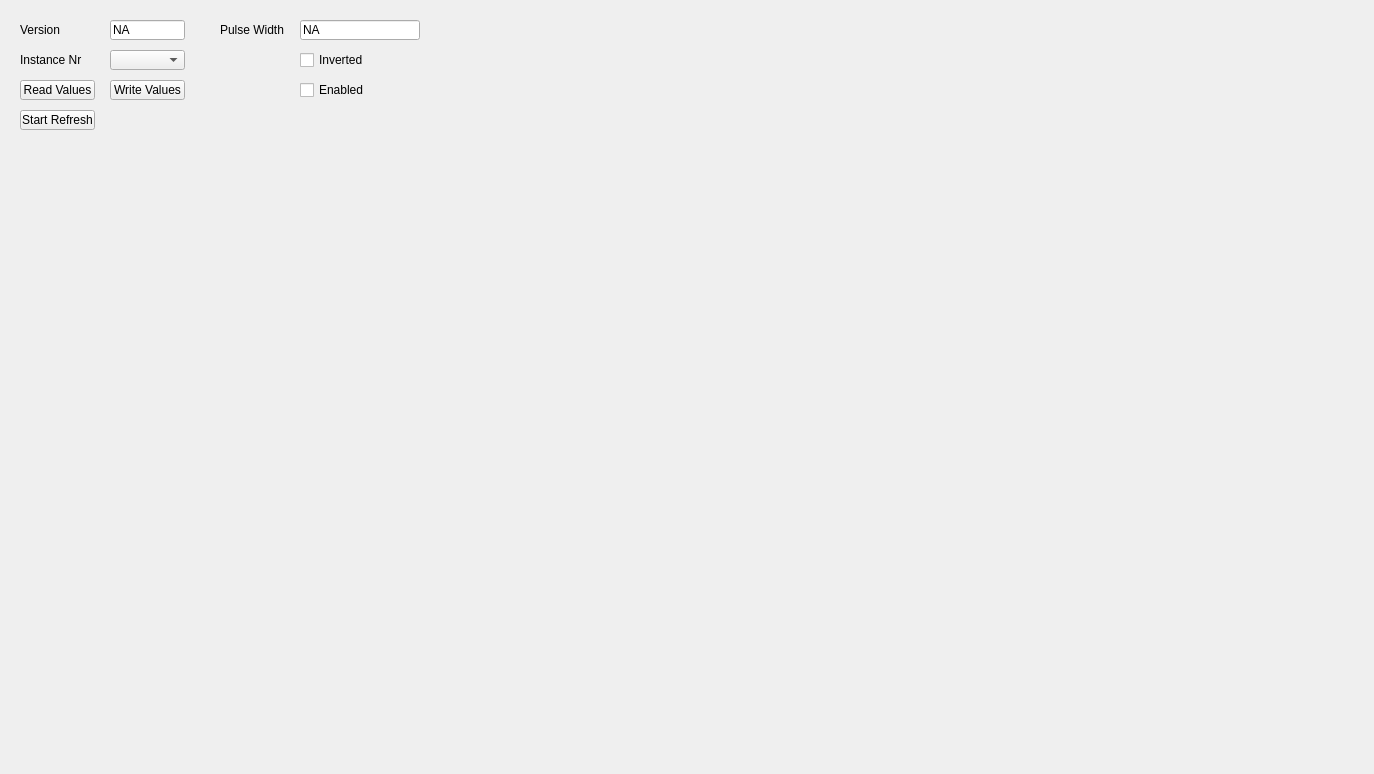
<?xml version="1.0" encoding="UTF-8"?>
<ui version="4.0">
 <class>Ucm_PpsMasterTab</class>
 <widget class="QWidget" name="Ucm_PpsMasterTab">
  <property name="geometry">
   <rect>
    <x>0</x>
    <y>0</y>
    <width>1374</width>
    <height>774</height>
   </rect>
  </property>
  <property name="windowTitle">
   <string>Form</string>
  </property>
  <widget class="QPushButton" name="PpsMasterReadValuesButton">
   <property name="geometry">
    <rect>
     <x>20</x>
     <y>80</y>
     <width>75</width>
     <height>20</height>
    </rect>
   </property>
   <property name="text">
    <string>Read Values</string>
   </property>
  </widget>
  <widget class="QLabel" name="PpsMasterInstanceLabel">
   <property name="geometry">
    <rect>
     <x>20</x>
     <y>50</y>
     <width>80</width>
     <height>20</height>
    </rect>
   </property>
   <property name="text">
    <string>Instance Nr</string>
   </property>
  </widget>
  <widget class="QPushButton" name="PpsMasterAutoRefreshButton">
   <property name="geometry">
    <rect>
     <x>20</x>
     <y>110</y>
     <width>75</width>
     <height>20</height>
    </rect>
   </property>
   <property name="text">
    <string>Start Refresh</string>
   </property>
  </widget>
  <widget class="QLineEdit" name="PpsMasterVersionValue">
   <property name="enabled">
    <bool>true</bool>
   </property>
   <property name="geometry">
    <rect>
     <x>110</x>
     <y>20</y>
     <width>75</width>
     <height>20</height>
    </rect>
   </property>
   <property name="text">
    <string>NA</string>
   </property>
   <property name="readOnly">
    <bool>true</bool>
   </property>
  </widget>
  <widget class="QLabel" name="PpsMasterPulseWidthLabel">
   <property name="geometry">
    <rect>
     <x>220</x>
     <y>20</y>
     <width>80</width>
     <height>20</height>
    </rect>
   </property>
   <property name="text">
    <string>Pulse Width</string>
   </property>
  </widget>
  <widget class="QCheckBox" name="PpsMasterEnableCheckBox">
   <property name="geometry">
    <rect>
     <x>300</x>
     <y>80</y>
     <width>80</width>
     <height>20</height>
    </rect>
   </property>
   <property name="text">
    <string>Enabled</string>
   </property>
  </widget>
  <widget class="QLineEdit" name="PpsMasterPulseWidthValue">
   <property name="enabled">
    <bool>true</bool>
   </property>
   <property name="geometry">
    <rect>
     <x>300</x>
     <y>20</y>
     <width>120</width>
     <height>20</height>
    </rect>
   </property>
   <property name="text">
    <string>NA</string>
   </property>
  </widget>
  <widget class="QComboBox" name="PpsMasterInstanceComboBox">
   <property name="geometry">
    <rect>
     <x>110</x>
     <y>50</y>
     <width>75</width>
     <height>20</height>
    </rect>
   </property>
  </widget>
  <widget class="QPushButton" name="PpsMasterWriteValuesButton">
   <property name="geometry">
    <rect>
     <x>110</x>
     <y>80</y>
     <width>75</width>
     <height>20</height>
    </rect>
   </property>
   <property name="text">
    <string>Write Values</string>
   </property>
  </widget>
  <widget class="QCheckBox" name="PpsMasterInvertedCheckBox">
   <property name="geometry">
    <rect>
     <x>300</x>
     <y>50</y>
     <width>80</width>
     <height>20</height>
    </rect>
   </property>
   <property name="text">
    <string>Inverted</string>
   </property>
  </widget>
  <widget class="QLabel" name="PpsMasterVersionLabel">
   <property name="geometry">
    <rect>
     <x>20</x>
     <y>20</y>
     <width>80</width>
     <height>20</height>
    </rect>
   </property>
   <property name="text">
    <string>Version</string>
   </property>
  </widget>
 </widget>
 <resources/>
 <connections/>
</ui>
